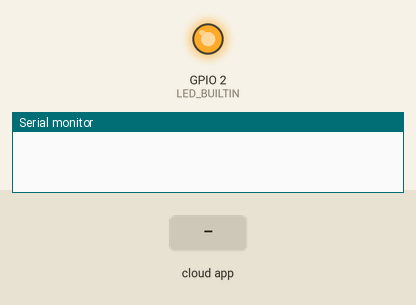
This sketch was run on a simulated ESP8266 (NodeMCU). Parts: output pins drawn as LEDs (lit = HIGH, except the on-board LED, lit = LOW), the last lines printed to the serial monitor. Inputs (shaded band) come from the test bench. WiFi joins after 1.5 s; servers stay silent unless stated.

Above: at 2.7 s.
2.8 s: the phone or cloud app sets led_acceso to 1
At 4.0 s:
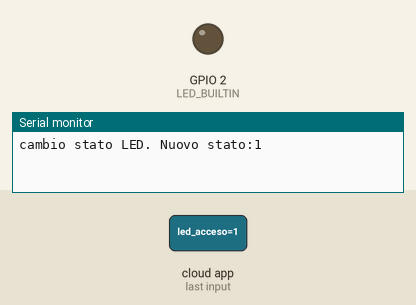
4.5 s: the phone or cloud app sets led_acceso to 0
At 5.2 s:
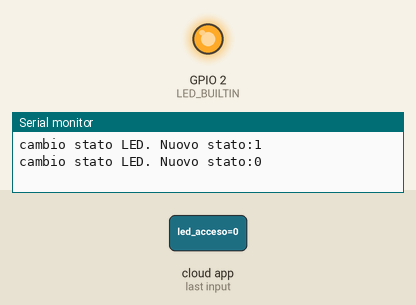
Timing chart, 0 to 7.5 s (numbered marks = the images above; inputs shaded):
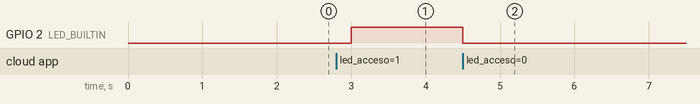

The sketch:

Esperimento21feb2025_feb21a.ino
```cpp
#include "arduino_secrets.h"
/*
  Sketch generated by the Arduino IoT Cloud Thing "Untitled"
  https://create.arduino.cc/cloud/things/9e63cfba-6b98-4202-82a8-a13ae498c487

  Arduino IoT Cloud Variables description

  The following variables are automatically generated and updated when changes are made to the Thing

  int uptime;
  bool led_acceso;

  Variables which are marked as READ/WRITE in the Cloud Thing will also have functions
  which are called when their values are changed from the Dashboard.
  These functions are generated with the Thing and added at the end of this sketch.
*/

#include "thingProperties.h"

void setup() {
  // Initialize serial and wait for port to open:
  Serial.begin(9600);
  // This delay gives the chance to wait for a Serial Monitor without blocking if none is found
  delay(1500);

  // Defined in thingProperties.h
  initProperties();

  // Connect to Arduino IoT Cloud
  ArduinoCloud.begin(ArduinoIoTPreferredConnection);

  /*
     The following function allows you to obtain more information
     related to the state of network and IoT Cloud connection and errors
     the higher number the more granular information you’ll get.
     The default is 0 (only errors).
     Maximum is 4
 */
  setDebugMessageLevel(4);
  ArduinoCloud.printDebugInfo();

  pinMode(LED_BUILTIN, OUTPUT);
}

void loop() {
  ArduinoCloud.update();
  // Your code here
  uptime = millis()/1000; // numero secondi trascrosi da accensione

}

/*
  Since LedAcceso is READ_WRITE variable, onLedAccesoChange() is
  executed every time a new value is received from IoT Cloud.
*/
void onLedAccesoChange()  {
  // Add your code here to act upon LedAcceso change
  Serial.print("cambio stato LED. Nuovo stato:");
  Serial.println(led_acceso);

  digitalWrite(LED_BUILTIN,led_acceso);
}
```

arduino_secrets.h
```cpp
#define SECRET_DEVICE_KEY ""
#define SECRET_OPTIONAL_PASS ""
#define SECRET_SSID ""
```

thingProperties.h
```cpp
// Code generated by Arduino IoT Cloud, DO NOT EDIT.

#include <ArduinoIoTCloud.h>
#include <Arduino_ConnectionHandler.h>

const char DEVICE_LOGIN_NAME[]  = "74845eb5-c783-4af0-ba37-b7d04b2b9c3f";

const char SSID[]               = SECRET_SSID;    // Network SSID (name)
const char PASS[]               = SECRET_OPTIONAL_PASS;    // Network password (use for WPA, or use as key for WEP)
const char DEVICE_KEY[]  = SECRET_DEVICE_KEY;    // Secret device password

void onLedAccesoChange();

int uptime;
bool led_acceso;

void initProperties(){

  ArduinoCloud.setBoardId(DEVICE_LOGIN_NAME);
  ArduinoCloud.setSecretDeviceKey(DEVICE_KEY);
  ArduinoCloud.addProperty(uptime, READ, 10 * SECONDS, NULL);
  ArduinoCloud.addProperty(led_acceso, READWRITE, ON_CHANGE, onLedAccesoChange);

}

WiFiConnectionHandler ArduinoIoTPreferredConnection(SSID, PASS);
```

Measured:
- after the input at 2.8 s, GPIO 2 (LED_BUILTIN): LOW → HIGH after 0.20 s
- after the input at 4.5 s, GPIO 2 (LED_BUILTIN): HIGH → LOW at once
